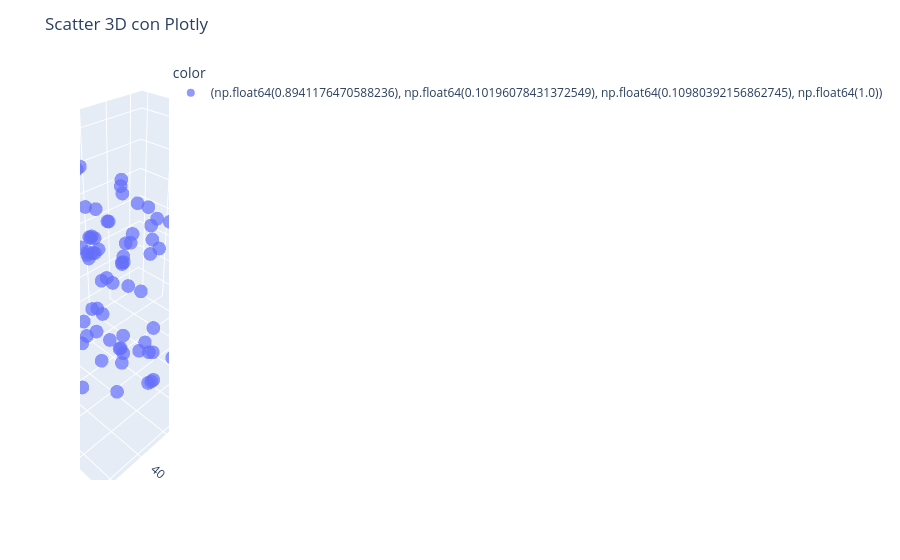

Notebook code for this chart:
### Code cell
fig = px.scatter_3d(
    df_filter,
    x="x_pc",
    y="y_pc",
    z="z_pc",
    color="color",
    color_continuous_scale="Viridis",
    opacity=0.7
)

fig.update_layout(
    scene=dict(
        xaxis_title="X",
        yaxis_title="Y",
        zaxis_title="Z"
    ),
    title="Scatter 3D con Plotly"
)

fig.show()
